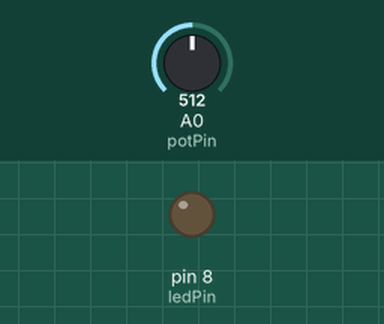
Simulated run of this sketch. Board: Arduino Uno, built with avr-gcc and run on an emulated ATmega328P. Parts: output pins drawn as LEDs (lit = HIGH). Inputs (shaded band) come from the test bench; at power-on: A0 (potPin) = 512.

Above: at 1.2 s.
1.3 s: A0 (potPin) set to 809
2.8 s: A0 (potPin) set to 831
At 4.0 s:
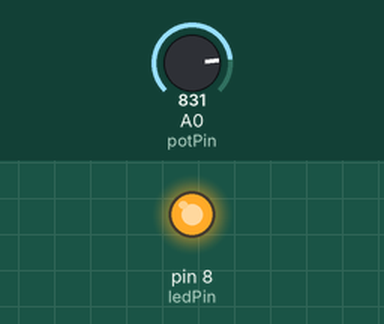
4.3 s: A0 (potPin) set to 716
At 5.4 s:
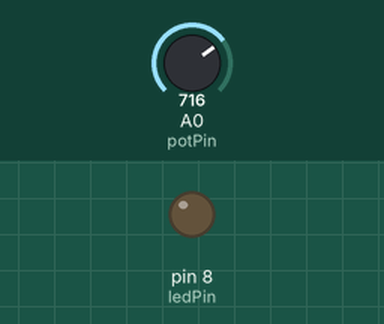
5.8 s: A0 (potPin) set to 900
At 6.6 s:
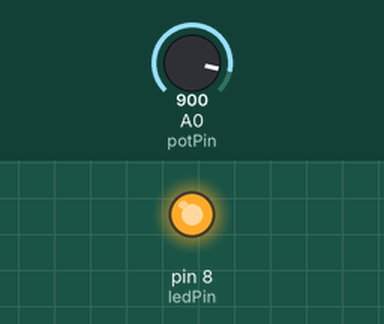
Timing chart, 0 to 8.3 s (numbered marks = the images above; inputs shaded):
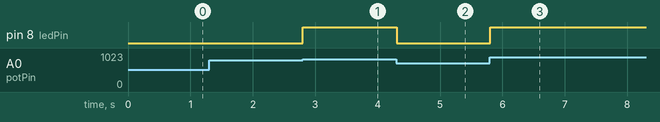

The sketch:

punto8.ino
```cpp
int potPin = A0;
int ledPin = 8;

void setup() {
  pinMode(ledPin, OUTPUT);
}

void loop() {
  int potValue = analogRead(potPin);

  if (potValue > (4 * 1023 / 5)) {
    digitalWrite(ledPin, HIGH);
  } else {
    digitalWrite(ledPin, LOW);
  }

  delay(100);
}
```

Measured:
- the behaviour switches between 818 and 819 on A0 (potPin) (found by bisection; images 0 and 1)
- after the input at 1.3 s, every drawn part: stays the same
- after the input at 2.8 s, pin 8 (ledPin): LOW → HIGH at once
- after the input at 4.3 s, pin 8 (ledPin): HIGH → LOW at once
- after the input at 5.8 s, pin 8 (ledPin): LOW → HIGH at once
